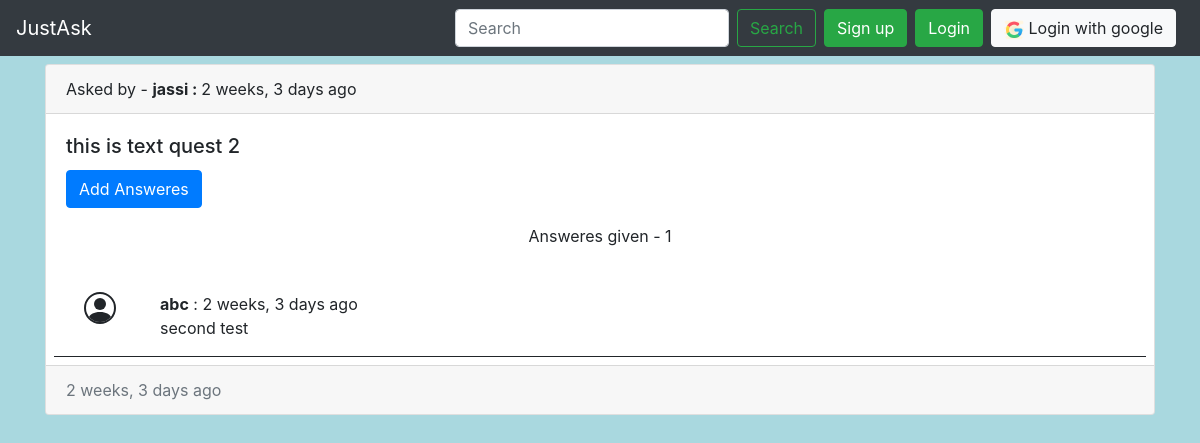
The app's page / this is text quest 2/2/ with its own data.
### main/models.py (models this page shows, shortened)
class Question(models.Model):
    ques = models.TextField()
    user = models.ForeignKey(User, on_delete=models.CASCADE)
    date = models.DateTimeField(default=now)

class Answere(models.Model):
    ans = models.TextField()
    user = models.ForeignKey(User, on_delete=models.CASCADE)
    ques = models.ForeignKey(Question, on_delete=models.CASCADE)
    date = models.DateTimeField(default=now)

### main/views.py (the view)
# urls.py: path('<str:ques>/<int:num>/', views.show_ques),
def show_ques(request, ques, num):
    question = Question.objects.get(ques=ques.replace('003qmark', '?'), pk=num)
    ans = Answere.objects.filter(ques=question)
    try:
        myans = Answere.objects.filter(
            user=request.user, ques=question)
    except:
        myans = Answere.objects.none()
    ans = myans | ans
    return render(request, 'main/ShowQues.html', {'ques': question, 'answeres': ans})

### templates/main/ShowQues.html (shortened to what this page needs)
{% extends 'base.html' %}
{% block body %}
{% load humanize %}
{% load extras%}
<div class="container my-2">
    <div class="card">
        <div class="card-header">
            Asked by - <b>{{ques.user}} : </b>{{ques.date|naturaltime}}
        </div>
        <div class="card-body">
            <h5 class="card-title">{{ques.ques}}</h5>
            <p>
                <button class="btn btn-primary" type="button" data-toggle="collapse" data-target="#collapseExample"
                    aria-expanded="false" aria-controls="collapseExample">
                    Add Answeres
                </button>
            </p>
            <center><p>Answeres given -  {{answeres|length}} </p></center>
        </div>
        {% for ans in answeres %}
        <div class="row mx-2 my-2" style="border-bottom: 1px solid;">
            <div class="col-md-1 text-center"></div>
            <div class="col-md-11"><b>{{ans.user}}</b> : {{ans.date|naturaltime}}<p>{{ans.ans}}</p>
            </div>
        </div>
        {% endfor %}
        <div class="card-footer text-muted">
            {{ques.date|naturaltime}}
        </div>
    </div>
</div>
{% endblock body %}

### static/css/style.css (style rules this page uses)
* { margin: 0; padding: 0; box-sizing: border-box; }
body { background-color: rgb(169, 216, 223); }

### records on screen
Question: user "jassi", date "2 weeks, 3 days ago", ques "this is text quest 2"
Answere: user "abc", date "2 weeks, 3 days ago", ans "second test"

### other values on screen
{{ answeres|length }} "1"
